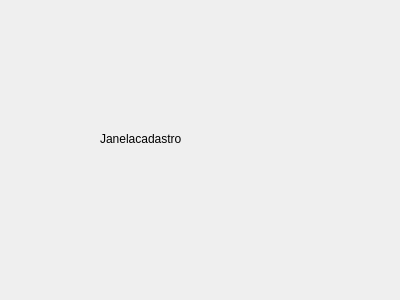
<?xml version="1.0" encoding="UTF-8"?>
<ui version="4.0">
 <class>JanelaCadastro</class>
 <widget class="QDialog" name="JanelaCadastro">
  <property name="geometry">
   <rect>
    <x>0</x>
    <y>0</y>
    <width>400</width>
    <height>300</height>
   </rect>
  </property>
  <property name="windowTitle">
   <string>Dialog</string>
  </property>
  <widget class="QLabel" name="label">
   <property name="geometry">
    <rect>
     <x>100</x>
     <y>130</y>
     <width>111</width>
     <height>17</height>
    </rect>
   </property>
   <property name="text">
    <string>Janelacadastro</string>
   </property>
  </widget>
 </widget>
 <resources/>
 <connections/>
</ui>
